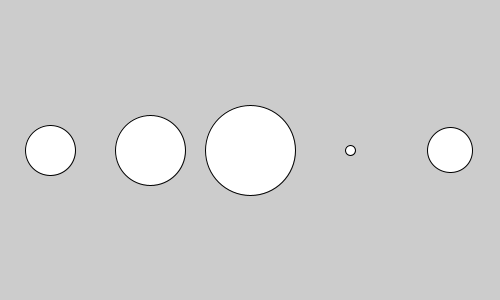
Frame 1 (no input)
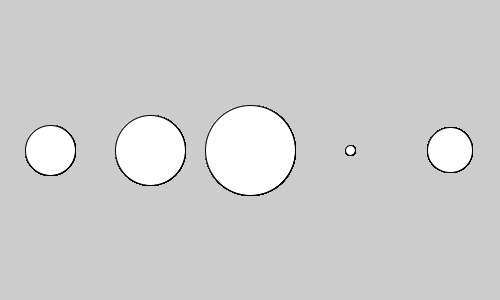
Frame 60 (the mouse pressed at the canvas centre just before this capture)
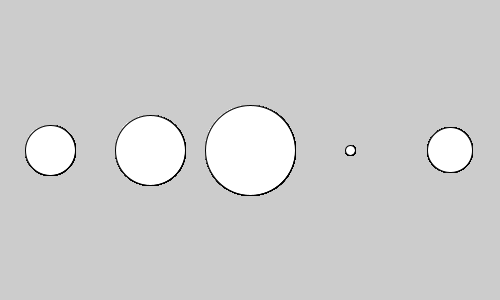
Frame 120 (the mouse held since frame 60 and released just before this capture)

The Processing sketch that drew these frames (run headless with seeded random() and noise(); from frame 60 on, the mouse is pressed at the canvas centre):

// Processing sketch: arrayCircles
// ── arrayCircles.pde
int [] amountPeople = {50, 70, 90, 10, 45}; 

void setup() {
  size (500, 300); 
}

void draw() {  
  ellipseMode (CENTER); 
  for (int i = 0; i < amountPeople.length; i++) {
    ellipse (i*width/amountPeople.length + (width/amountPeople.length)/2, height/2, amountPeople[i],amountPeople[i]); 
  }
}
